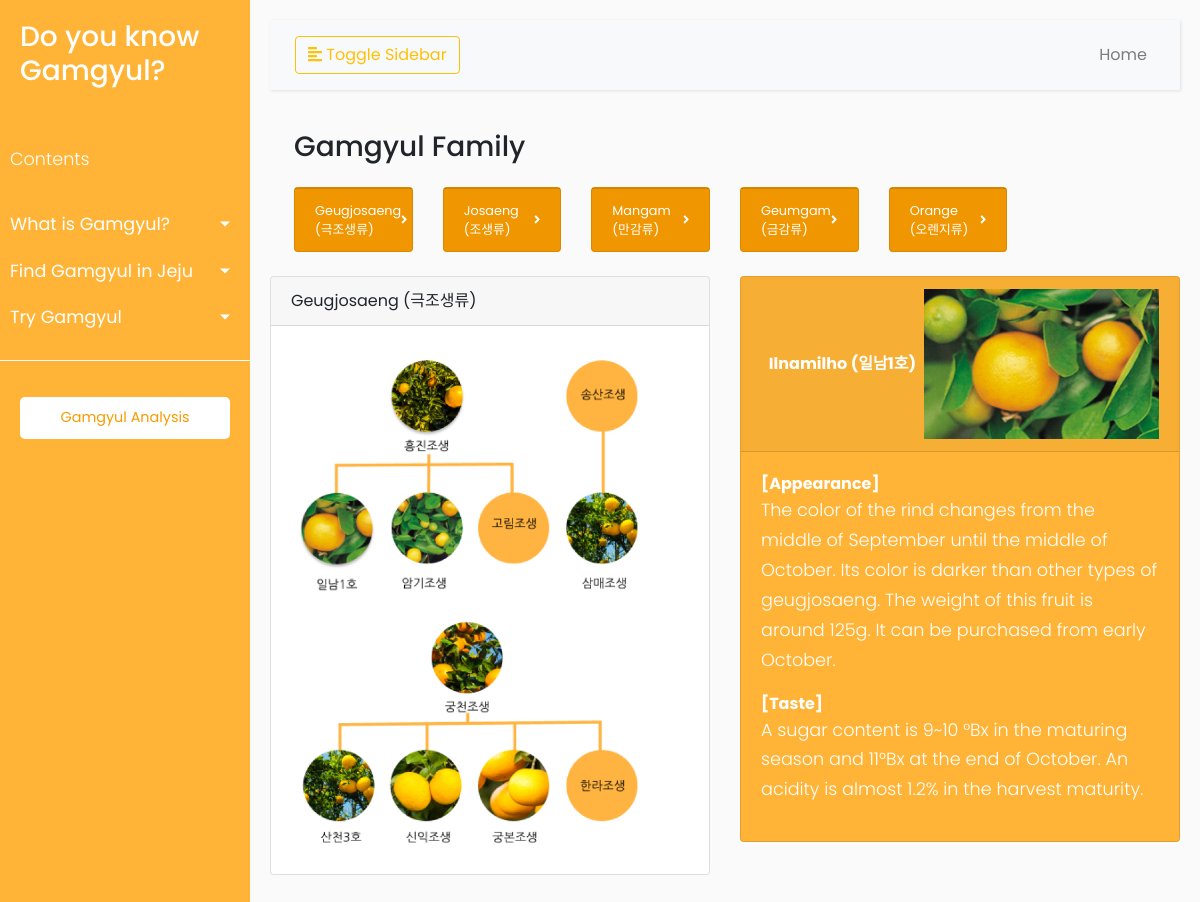
Screenshot of /family/geugjosaeng/ with the database file from the repository.
### information/models.py (models this page shows, shortened)
class FamilyDetail(models.Model):
    id = models.IntegerField(primary_key=True, null=False)
    eng_title = models.CharField(max_length=100)
    kor_title = models.CharField(max_length=100)
    img = models.ImageField(upload_to="family")
    slug = models.SlugField(max_length=200, db_index=True, unique=True, allow_unicode=True, null=True)
    sub_title = models.CharField(max_length=100)
    sub_img = models.ImageField(upload_to="family/sub")
    appearance = models.CharField(max_length=5000)
    taste = models.CharField(max_length=5000)
    class Meta:
        ordering = ['id']
        index_together = [['id', 'slug']]
    def get_absolute_url(self):
        return reverse('information:family_detail', args=[self.slug])

### information/views.py (the view)
# urls.py: path('family/geugjosaeng/', show_family, name='family'),
def show_family(request):
    families = FamilyDetail.objects.all()
    cur_detail = FamilyDetail.objects.get(slug="geugjosaeng")
    return render(request, "information/family.html", {'families': families, 'cur_detail': cur_detail})

### information/templates/information/family.html (shortened to what this page needs)
{% extends 'base.html' %}
{% block content %}
<main>
    <div class="container-fluid px-4">
        <h3 class="mt-4">Gamgyul Family</h3>
        <div class="row" style="padding: 15px 0px 0px 0px;">
            {% for f in families %}
            <div class="col-xl-2 col-md-6">
                <div class="card  text-white mb-4" style="background-color: #F89B00;">
                    <div class="card-footer d-flex align-items-center justify-content-between">
                        <a class="small text-white stretched-link" href="{{f.get_absolute_url}}">{{f.eng_title}} <br> {{f.kor_title}}</a>
                        <div class="small text-white"><i class="fas fa-angle-right"></i></div>
                    </div>
                </div>
            </div>
        {% endfor %}
            </div>
    </div>
        <div class="row">
            <div class="col-xl-6">
                <div class="card mb-4">
                    <div class="card-header">
                        {{cur_detail.eng_title}} {{cur_detail.kor_title}}
                    </div>
                    <div class="card-body" style="align-content: center">
                        <img src="{{cur_detail.img.url}}" alt="{{cur_detail.id}}" style="width: 90%;"/>
                    </div>
                </div>
            </div>
            <div class="col-xl-6">
                <div class="card mb-4" style="background-color: #ffb437; color: #ffffff">
                    <div class="card-header" style="text-align: center; line-height: 150px;">
                        <b>{{cur_detail.sub_title}}</b>
                        <img src="{{cur_detail.sub_img.url}}" alt="{{cur_detail.id}}"  style="height: 150px; float: right;"/>
                    </div>
                    <div class="card-body">
                            <b>[Appearance]</b>
                            <p style="color: #ffffff;">{{cur_detail.appearance}}</p>
                            <b>[Taste]</b>
                            <p style="color: #ffffff;">{{cur_detail.taste}}</p>
                    </div>
                </div>
            </div>
        </div>
</main>
{% endblock %}

### information/static/css/base.css (style rules this page uses)
body { font-family: 'Poppins', sans-serif; background: #fafafa; }
p { font-family: 'Poppins', sans-serif; font-size: 1.1em; font-weight: 300; line-height: 1.7em; color: #999; }
a, a:hover, a:focus { color: inherit; text-decoration: none; transition: all 0.3s; }

### rows the page displays
FamilyDetail: eng_title "Geugjosaeng", kor_title "(극조생류)", img (picture), sub_title "Ilnamilho (일남1호)", sub_img (picture), appearance "The color of the rind changes from the middle of September until the middle of October. Its color is darker than other types of geugjosaeng. The weight of this fruit is around 125g. It can be purchased from early October.", taste "A sugar content is 9~10 °Bx in the maturing season and 11°Bx at the end of October. An acidity is almost 1.2% in the harvest maturity."
FamilyDetail: eng_title "Josaeng", kor_title "(조생류)"
FamilyDetail: eng_title "Mangam", kor_title "(만감류)"
FamilyDetail: eng_title "Geumgam", kor_title "(금감류)"
FamilyDetail: eng_title "Orange", kor_title "(오렌지류)"
